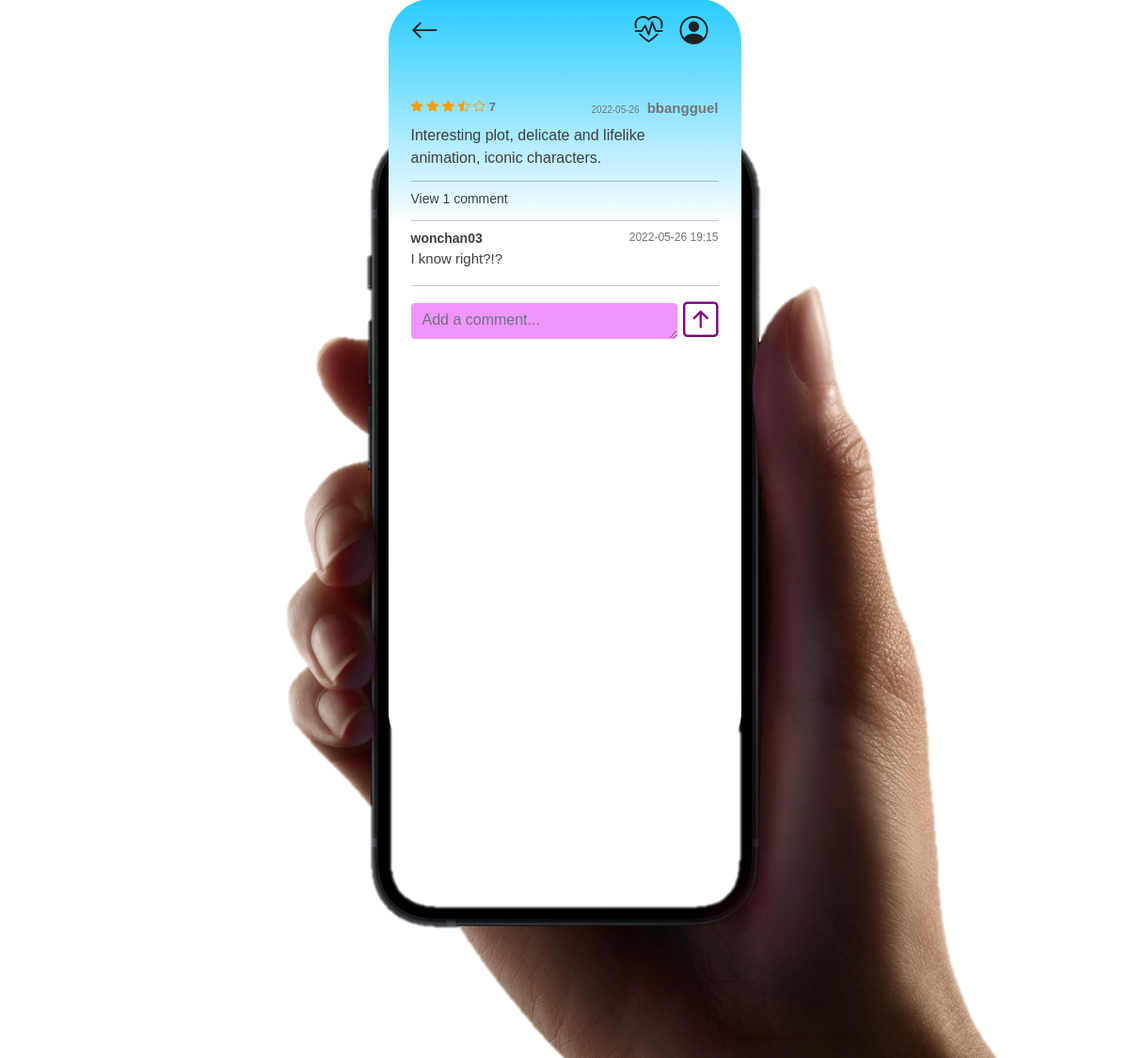
Page /movies/read/4/ (signed in) on the committed database.
### movies/models.py (models this page shows)
class Review(models.Model):
    movie = models.ForeignKey(Movie, on_delete=models.CASCADE)
    content = models.TextField()
    created_at = models.DateTimeField(auto_now_add=True)
    updated_at = models.DateTimeField(auto_now=True)
    user = models.ForeignKey(settings.AUTH_USER_MODEL, on_delete=models.CASCADE)
    score = models.IntegerField()
    like_users = models.ManyToManyField(settings.AUTH_USER_MODEL, related_name='like_reviews')

class Comment(models.Model):
    review = models.ForeignKey(Review, on_delete=models.CASCADE, related_name = 'comments')
    content = models.TextField()
    created_at = models.DateTimeField(auto_now_add=True)
    updated_at = models.DateTimeField(auto_now=True)
    user = models.ForeignKey(settings.AUTH_USER_MODEL, on_delete=models.CASCADE )

### accounts/models.py (models this page shows)
class User(AbstractUser):
    followings = models.ManyToManyField('self', symmetrical=False, related_name='followers')
    nickname = models.CharField(null=True, max_length=10)
    image = models.ImageField(null=True, blank=True)

### movies/views.py (the view)
# urls.py: path('read/<str:review_pk>/', views.read, name='read'),
@login_required
def read(request, review_pk):
    review = get_object_or_404(Review, pk=review_pk)
    if request.method == 'POST':
        comment_form = CommentForm(request.POST)
        if comment_form.is_valid():
            comment = comment_form.save(commit=False)
            comment.review = review
            comment.user = request.user
            comment.save()
            return redirect('movies:read', review.pk)
    else:
        comment_form = CommentForm()
    context = {
        'review': review,
        'review_pk': review_pk,
        'comment_form' : comment_form,
        'review' : review,
        'comments' : review.comments.all(),
    }
    return render(request, 'movies/read.html', context)

### movies/forms.py
class CommentForm(forms.ModelForm):
    content = forms.CharField(
        label='',
        widget=forms.Textarea(
            attrs = {
                'class': 'form-control',
                'maxlength': 100,
                'placeholder': 'Add a comment...',
            }
        )
    )
    class Meta:
        model = Comment
        exclude = ('review', 'user', )

### movies/templates/movies/read.html (shortened to what this page needs)
{% extends 'base.html' %}
{% block content %}
  <div class="p-4" style="flex:1;">
    <div class="review-section mt-4">
      <div class="d-flex justify-content-between">
        <div class="review-score">
          {% if review.score == 1 %}
            <i class="bi bi-star-half"></i>
            <i class="bi bi-star"></i>
            <i class="bi bi-star"></i>
            <i class="bi bi-star"></i>
            <i class="bi bi-star"></i>
            {{ review.score }}
          {% elif review.score == 7 %}
            <i class="bi bi-star-fill"></i>
            <i class="bi bi-star-fill"></i>
            <i class="bi bi-star-fill"></i>
            <i class="bi bi-star-half"></i>
            <i class="bi bi-star"></i>
            {{ review.score }}
          {% endif %}
        </div>
        <div>
          <div class="d-flex align-items-baseline">
            <div class="review-created me-2">
              {{ review.updated_at|date:"Y-m-d" }}
            </div>
            <div class="review-writer d-flex">
              {{ review.user.nickname }}
            </div>
          </div>
        </div>
      </div>
      <div class="review-content">{{ review.content }}</div>
    </div>
    <hr>
    {% if comments|length %}
      {% if comments|length == 1 %}
        <div class="comments">View {{ comments|length }} comment</div>
        <hr>
      {% else %}
        <div class="comments">View all {{ comments|length }} comments</div>
        <hr>
      {% endif %}
    {% else %}
      <div class="comments">0 comment</div>
    {% endif %}
    {% for comment in comments %}
      <div class="area mb-3">
        <div class="d-flex justify-content-between" >
          <div style="font-weight: bold; font-size: 14px; color: #3F3F3F;">{{ comment.user.nickname }}</div>
          <div style="font-size: 12px; color: #747474;" class="d-flex">
            {{ comment.updated_at|date:"Y-m-d H:i" }}
          </div>
        </div>
        <div style="color: #3F3F3F; font-size: 15px;">{{ comment.content }}</div>
      </div>
    {% endfor %}
    <div class="sticky">
      {% if request.user.is_authenticated %}
        <hr>
        <form action="{% url 'movies:read' review.pk %}" method="POST">
          <div class="d-flex justify-content-between align-items-center">
            <div>
              {{ comment_form }}
            </div>
            <button class="button comment-create"><i class="bi bi-arrow-up-square"></i></button>
          </div>
        </form>
      {% endif %}
    </div>
  </div>
{% endblock content %}

### static/style.css (style rules this page uses)
body { font-family: Helvetica, sans-serif; }
.button { background: none !important; border: none !important; color: #800083 !important; font-size: 14px; text-decoration: none !important; }
.bi-star-half, .bi-star-fill, .bi-star { color: rgb(255, 157, 0); }
.comments { color: #3F3F3F; font-size: 14px; }
textarea { height: 85px !important; border: none !important; outline: none !important; background-color: #F094FF !important; }

### rows in the picture
Review: score "7", updated_at "2022-05-26", user.nickname "bbangguel", content "Interesting plot, delicate and lifelike animation, iconic characters."
Comment: user.nickname "wonchan03", updated_at "2022-05-26 19:15", content "I know right?!?"

### other values in the picture
{{ comments|length }} "1"
